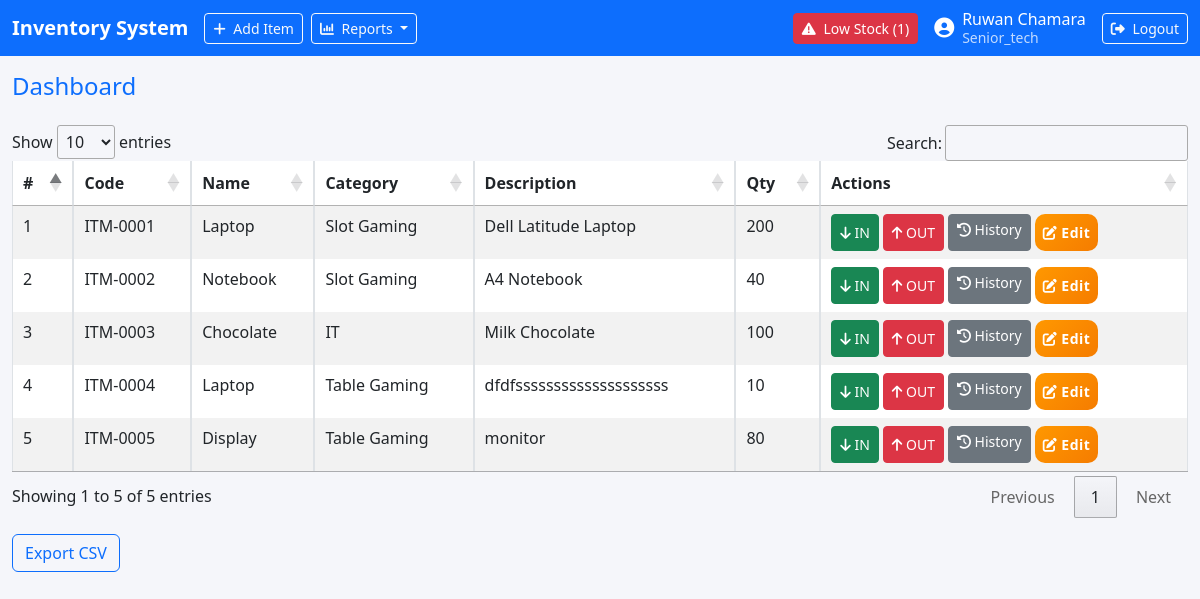
Screenshot of /dashboard.php (signed in) with the database file from the repository.
### tables this page shows
CREATE TABLE `items` (
  `id` int(11) NOT NULL,
  `item_code` varchar(20) NOT NULL,
  `item_name` varchar(100) NOT NULL,
  `description` text DEFAULT NULL,
  `quantity` int(11) DEFAULT 0,
  `min_quantity` int(11) DEFAULT 10,
  `category_id` int(11) DEFAULT NULL,
  `created_at` timestamp NULL DEFAULT current_timestamp()
);

CREATE TABLE `categories` (
  `id` int(11) NOT NULL,
  `category_name` varchar(100) NOT NULL
);

### config/Db.php (called while the page is built, shortened)
<?php
class Db {
    protected static $connection;
    public function connect() {
        if(!isset(self::$connection)) {
            $config = parse_ini_file('config.ini');
            self::$connection = new mysqli($config['servername'],$config['username'],$config['password'],$config['dbname']);
        }
        return self::$connection;
    }
    public function query($query) {
        $connection = $this -> connect();
        $result = $connection -> query($query);
        return $result;
    }
    public function select($query) {
        $rows = array();
        $result = $this -> query($query);
        while ($row = $result -> fetch_assoc()) {
            $rows[] = $row;
        }
        return $rows;
    }
}
?>

### dashboard.php (the view, shortened to what this page needs)
<?php
$db = new Db();
$items = $db->select("SELECT i.*, c.category_name FROM items i LEFT JOIN categories c ON i.category_id=c.id");
$lowStock = $db->select("SELECT item_name, quantity, min_quantity FROM items WHERE quantity <= min_quantity");
$lowStockCount = count($lowStock);
?>
<!DOCTYPE html>
<html lang="en">
<head>
<link href="https://cdn.jsdelivr.net/npm/bootstrap@5.3.0/dist/css/bootstrap.min.css" rel="stylesheet">
<link rel="stylesheet" href="https://cdn.datatables.net/1.13.6/css/jquery.dataTables.min.css">
<link rel="stylesheet" href="https://cdn.jsdelivr.net/npm/sweetalert2@11/dist/sweetalert2.min.css">
<link rel="stylesheet" href="https://cdnjs.cloudflare.com/ajax/libs/font-awesome/6.5.1/css/all.min.css">
<link rel="stylesheet" href="css/style.css">
</head>
<body>
<?php include 'header.php';?>
<div class="container-fluid py-5">
    <h4 class="mb-4 text-primary">Dashboard</h4>
    <div class="table-responsive mt-3">
        <table id="inventoryTable" class="table table-bordered table-striped table-sm">
            <thead>
                <tr>
                    <th>#</th>
                    <th>Code</th>
                    <th>Name</th>
                    <th>Category</th>
                    <th>Description</th>
                    <th>Qty</th>
                    <th>Actions</th>
                </tr>
            </thead>
            <tbody>
                <?php $y=1; foreach($items as $i): ?>
                <tr>
                    <td><?= $y ?></td>
                    <td><?= $i['item_code'] ?></td>
                    <td><?= $i['item_name'] ?></td>
                    <td><?= $i['category_name'] ?></td>
                    <td><?= $i['description'] ?></td>
                    <td><?= $i['quantity'] ?></td>
                    <td>
                        <div class="d-grid gap-1 d-md-flex">
                            <button class="btn btn-success btn-sm act" data-id="<?= $i['id'] ?>" data-a="IN">
                                <i class="fa fa-arrow-down"></i> IN
                            </button>
                            <button class="btn btn-danger btn-sm act" data-id="<?= $i['id'] ?>" data-a="OUT">
                                <i class="fa fa-arrow-up"></i> OUT
                            </button>
                            <a href="item_history.php?id=<?= $i['id'] ?>" class="btn btn-secondary btn-sm">
                                <i class="fa fa-history"></i> History
                            </a>
                            <?php if(in_array($_SESSION['role'], ['senior_tech','manager'])): ?>
                            <a href="edit_item.php?id=<?= $i['id'] ?>" class="btn btn-primary btn-sm">
                                <i class="fa fa-edit"></i> Edit
                            </a>
                            <?php endif; ?>
                        </div>
                    </td>
                </tr>
                <?php $y++; endforeach; ?>
            </tbody>
        </table>
    </div>
    <?php if(in_array($_SESSION['role'], ['senior_tech','manager'])): ?>
    <a href="export_inventory.php" class="btn btn-outline-primary mt-3">Export CSV</a>
    <?php endif; ?>
</div>
</body>
</html>

### header.php (shortened to what this page needs)
<nav class="navbar navbar-expand-lg navbar-dark bg-primary fixed-top">
    <div class="container-fluid">
        <a class="navbar-brand fw-semibold" href="<?= BASE_URL ?>/dashboard.php">
            Inventory System
        </a>
        <div class="collapse navbar-collapse" id="navbarNav">
            <ul class="navbar-nav me-auto mb-2 mb-lg-0">
                <?php if(in_array($_SESSION['role'], ['senior_tech','manager'])): ?>
                <li class="nav-item">
                    <a class="btn btn-outline-light btn-sm me-2" href="<?= BASE_URL ?>/add_item.php">
                        <i class="fa-solid fa-plus me-1"></i> Add Item
                    </a>
                </li>
                <li class="nav-item dropdown">
                    <a class="btn btn-outline-light btn-sm dropdown-toggle me-2" href="#" data-bs-toggle="dropdown">
                        <i class="fa-solid fa-chart-column me-1"></i> Reports
                    </a>
                </li>
                <?php endif; ?>
            </ul>
            <div class="d-flex align-items-center gap-3">
                <?php if($lowStockCount > 0): ?>
                    <button id="lowStockBtn" class="btn btn-danger btn-sm pulse">
                        <i class="fa-solid fa-triangle-exclamation me-1"></i>
                        Low Stock (<?= $lowStockCount ?>)
                    </button>
                <?php endif; ?>
                <span class="text-white d-flex align-items-center">
                    <i class="fa-solid fa-user-circle fs-5 me-2"></i>
                    <span class="lh-sm">
                        <?= htmlspecialchars($_SESSION['person_name']) ?>
                        <small class="d-block opacity-75">
                            <?= ucfirst($_SESSION['role']) ?>
                        </small>
                    </span>
                </span>
                <a href="javascript:void(0)" onclick="confirmLogout()" class="btn btn-outline-light btn-sm">
                    <i class="fa-solid fa-right-from-bracket me-1"></i> Logout
                </a>
            </div>
        </div>
    </div>
</nav>
<br/>

### css/style.css (style rules this page uses)
* { box-sizing: border-box; }
html, body { height: 100%; font-family: 'Segoe UI', system-ui, -apple-system, sans-serif; background: #f5f6fa; }
.btn-primary { background: linear-gradient(135deg, #ff9800, #f57c00); border: none; border-radius: 10px; padding: 8px; font-weight: 600; letter-spacing: 0.5px; }
.pulse { animation: pulse 1.5s infinite; }

### rows the page displays
items: item_code "ITM-0001", item_name "Laptop", category.category_name "Slot Gaming", description "Dell Latitude Laptop", quantity "200"
items: item_code "ITM-0002", item_name "Notebook", category.category_name "Slot Gaming", description "A4 Notebook", quantity "40"
items: item_code "ITM-0003", item_name "Chocolate", category.category_name "IT", description "Milk Chocolate", quantity "100"
items: item_code "ITM-0004", item_name "Laptop", category.category_name "Table Gaming", description "dfdfssssssssssssssssssss", quantity "10"
items: item_code "ITM-0005", item_name "Display", category.category_name "Table Gaming", description "monitor", quantity "80"

### other values shown
$lowStockCount "1"
$_SESSION['person_name'] "Ruwan Chamara"
$_SESSION['role'] "Senior_tech"
